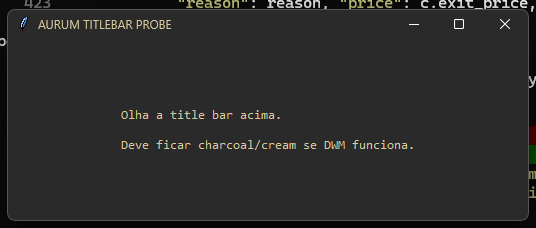

Source code (Python):
"""Probe diagnostico — investiga porque DwmSetWindowAttribute nao
pinta a title bar do launcher AURUM.

Roda standalone com `python tools/diagnostics/titlebar_probe.py`.
Imprime:
  - Versao do Windows
  - HWND retornado por winfo_id() vs wm_frame() vs GetParent()
  - HRESULT de cada DwmSetWindowAttribute
  - Aparencia visual: abre uma janela tk simples e tenta pintar
    a title bar com BG=#2A2A2A. Se a janela aparecer com title
    bar dark, DWM funciona neste sistema. Se aparecer branca,
    o problema nao eh launcher-especifico.
"""
from __future__ import annotations

import ctypes
import sys
import tkinter as tk
from ctypes import wintypes


BG = "#2A2A2A"
WHITE = "#D6C99A"
BORDER = "#565656"


def hex_to_colorref(hex_str: str) -> int:
    h = hex_str.lstrip("#")
    r, g, b = int(h[0:2], 16), int(h[2:4], 16), int(h[4:6], 16)
    return (b << 16) | (g << 8) | r


def get_windows_build() -> str:
    try:
        ver = sys.getwindowsversion()
        return f"major={ver.major} minor={ver.minor} build={ver.build}"
    except Exception as e:
        return f"unknown ({e})"


def probe(root: tk.Tk) -> None:
    print("=" * 60)
    print("TITLEBAR PROBE — AURUM")
    print("=" * 60)
    print(f"Python: {sys.version}")
    print(f"Tk version: {tk.TkVersion}  Tcl: {tk.TclVersion}")
    print(f"Windows: {get_windows_build()}")
    print(f"Platform: {sys.platform}")
    print(f"Architecture: {ctypes.sizeof(ctypes.c_void_p) * 8}-bit")
    print("-" * 60)

    # Forca window a aparecer pra HWND existir.
    root.update()

    winfo_hwnd = root.winfo_id()
    print(f"winfo_id():           {winfo_hwnd}  (0x{winfo_hwnd:x})")

    try:
        wm_frame_str = root.wm_frame()
        print(f"wm_frame() raw:       {wm_frame_str!r}")
        wm_frame_hwnd = int(wm_frame_str, 16) if isinstance(wm_frame_str, str) else int(wm_frame_str)
        print(f"wm_frame() parsed:    {wm_frame_hwnd}  (0x{wm_frame_hwnd:x})")
    except Exception as e:
        wm_frame_hwnd = 0
        print(f"wm_frame() FAILED:    {e}")

    user32 = ctypes.windll.user32
    user32.GetParent.argtypes = [wintypes.HWND]
    user32.GetParent.restype = wintypes.HWND
    try:
        parent_hwnd = user32.GetParent(wintypes.HWND(winfo_hwnd))
        parent_hwnd = parent_hwnd if parent_hwnd is not None else 0
        print(f"GetParent(winfo_id()): {parent_hwnd}  (0x{parent_hwnd:x})")
    except Exception as e:
        parent_hwnd = 0
        print(f"GetParent FAILED:     {e}")

    user32.GetAncestor.argtypes = [wintypes.HWND, wintypes.UINT]
    user32.GetAncestor.restype = wintypes.HWND
    try:
        # GA_ROOT = 2
        root_hwnd = user32.GetAncestor(wintypes.HWND(winfo_hwnd), 2)
        root_hwnd = root_hwnd if root_hwnd is not None else 0
        print(f"GetAncestor(GA_ROOT):  {root_hwnd}  (0x{root_hwnd:x})")
    except Exception as e:
        root_hwnd = 0
        print(f"GetAncestor FAILED:   {e}")

    # GetWindowText pra confirmar qual janela é qual
    user32.GetWindowTextW.argtypes = [wintypes.HWND, wintypes.LPWSTR, ctypes.c_int]
    user32.GetWindowTextW.restype = ctypes.c_int
    for name, h in [
        ("winfo_id", winfo_hwnd),
        ("wm_frame", wm_frame_hwnd),
        ("GetParent(winfo)", parent_hwnd),
        ("GetAncestor", root_hwnd),
    ]:
        if not h:
            continue
        buf = ctypes.create_unicode_buffer(256)
        try:
            user32.GetWindowTextW(wintypes.HWND(h), buf, 256)
            print(f"  {name} title: {buf.value!r}")
        except Exception as e:
            print(f"  {name} title FAILED: {e}")

    print("-" * 60)
    print("APLICANDO DWM ATTRIBUTES")
    print("-" * 60)

    dwm = ctypes.windll.dwmapi
    dwm.DwmSetWindowAttribute.argtypes = [
        wintypes.HWND, wintypes.DWORD, ctypes.c_void_p, wintypes.DWORD
    ]
    dwm.DwmSetWindowAttribute.restype = ctypes.c_long  # HRESULT

    # Tenta cada HWND candidato pra ver qual responde
    candidates = [
        ("winfo_id", winfo_hwnd),
        ("wm_frame", wm_frame_hwnd),
        ("GetParent(winfo)", parent_hwnd),
        ("GetAncestor(GA_ROOT)", root_hwnd),
    ]

    for label, hwnd_int in candidates:
        if not hwnd_int:
            print(f"  [{label}] HWND vazio — pula")
            continue
        hwnd = wintypes.HWND(hwnd_int)
        print(f"\n  [{label}] HWND=0x{hwnd_int:x}")

        # DWMWA_USE_IMMERSIVE_DARK_MODE = 20
        dark = ctypes.c_int(1)
        hr = dwm.DwmSetWindowAttribute(hwnd, 20, ctypes.byref(dark), ctypes.sizeof(dark))
        print(f"    DWMWA_USE_IMMERSIVE_DARK_MODE (20) -> HRESULT 0x{hr & 0xFFFFFFFF:08x}")

        # DWMWA_CAPTION_COLOR = 35  (Win11 22000+)
        color = ctypes.c_uint32(hex_to_colorref(BG))
        hr = dwm.DwmSetWindowAttribute(hwnd, 35, ctypes.byref(color), ctypes.sizeof(color))
        print(f"    DWMWA_CAPTION_COLOR     (35) -> HRESULT 0x{hr & 0xFFFFFFFF:08x}  color=#{BG[1:]}")

        # DWMWA_TEXT_COLOR = 36
        color = ctypes.c_uint32(hex_to_colorref(WHITE))
        hr = dwm.DwmSetWindowAttribute(hwnd, 36, ctypes.byref(color), ctypes.sizeof(color))
        print(f"    DWMWA_TEXT_COLOR        (36) -> HRESULT 0x{hr & 0xFFFFFFFF:08x}  color=#{WHITE[1:]}")

        # DWMWA_BORDER_COLOR = 34
        color = ctypes.c_uint32(hex_to_colorref(BORDER))
        hr = dwm.DwmSetWindowAttribute(hwnd, 34, ctypes.byref(color), ctypes.sizeof(color))
        print(f"    DWMWA_BORDER_COLOR      (34) -> HRESULT 0x{hr & 0xFFFFFFFF:08x}  color=#{BORDER[1:]}")

        # Force redraw
        SWP_FLAGS = 0x0002 | 0x0001 | 0x0004 | 0x0020
        user32.SetWindowPos.argtypes = [
            wintypes.HWND, wintypes.HWND, ctypes.c_int, ctypes.c_int,
            ctypes.c_int, ctypes.c_int, wintypes.UINT,
        ]
        user32.SetWindowPos.restype = wintypes.BOOL
        ok = user32.SetWindowPos(hwnd, wintypes.HWND(0), 0, 0, 0, 0, SWP_FLAGS)
        print(f"    SetWindowPos(SWP_FRAMECHANGED) -> {'OK' if ok else 'FAIL'}")

    print("-" * 60)
    print("Janela tk aberta — confira visualmente:")
    print("  - Title bar deveria ficar charcoal (#2A2A2A) com texto cream")
    print("  - Se algum candidato funcionou, o HRESULT acima foi 0x00000000")
    print("  - Feche a janela (X) pra sair")
    print("=" * 60)


def main() -> None:
    # Escreve log em arquivo pra escapar buffering / pythonw.
    import io
    log_path = "tools/diagnostics/titlebar_probe.log"
    log_buf = io.StringIO()
    real_stdout = sys.stdout
    sys.stdout = log_buf

    try:
        root = tk.Tk()
        root.title("AURUM TITLEBAR PROBE")
        root.geometry("520x180")
        root.configure(bg=BG)
        tk.Label(
            root,
            text="Olha a title bar acima.\n\nDeve ficar charcoal/cream se DWM funciona.",
            font=("Consolas", 10),
            bg=BG,
            fg=WHITE,
            justify="left",
            padx=20,
            pady=20,
        ).pack(fill="both", expand=True)

        probe(root)

        # Spin event loop por 2s pra DWM aplicar / repintar
        import time
        t0 = time.time()
        while time.time() - t0 < 2.0:
            root.update()
            time.sleep(0.05)

        # Captura screenshot da janela
        try:
            from PIL import ImageGrab
            x = root.winfo_rootx() - 8
            y = root.winfo_rooty() - 40
            w = root.winfo_width() + 16
            h = root.winfo_height() + 48
            img = ImageGrab.grab(bbox=(x, y, x + w, y + h))
            img.save("tools/diagnostics/titlebar_probe.png")
            print(f"\nScreenshot salvo em tools/diagnostics/titlebar_probe.png")
            print(f"  bbox: ({x},{y},{x+w},{y+h})  size: {w}x{h}")
        except Exception as e:
            print(f"\nScreenshot FAILED: {e}")

        root.destroy()
    finally:
        sys.stdout = real_stdout
        with open(log_path, "w", encoding="utf-8") as f:
            f.write(log_buf.getvalue())
        print(f"Log -> {log_path}")


if __name__ == "__main__":
    main()
